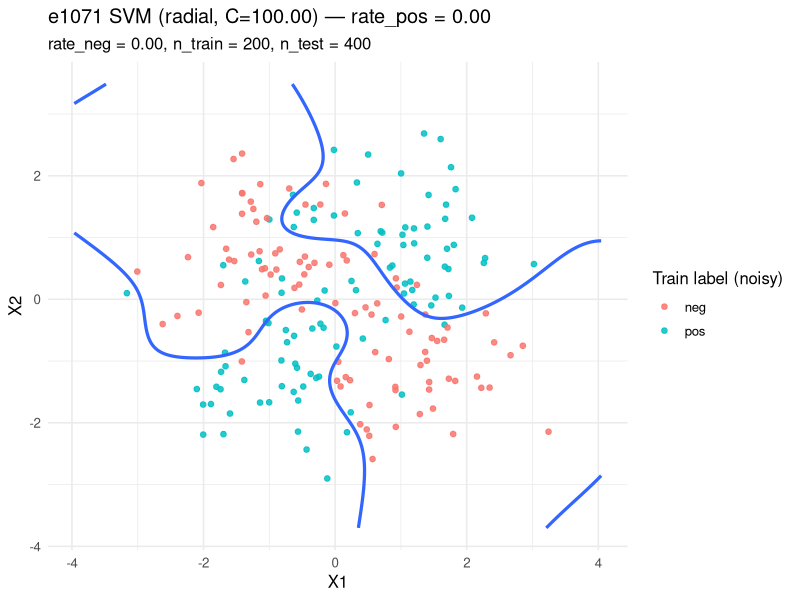
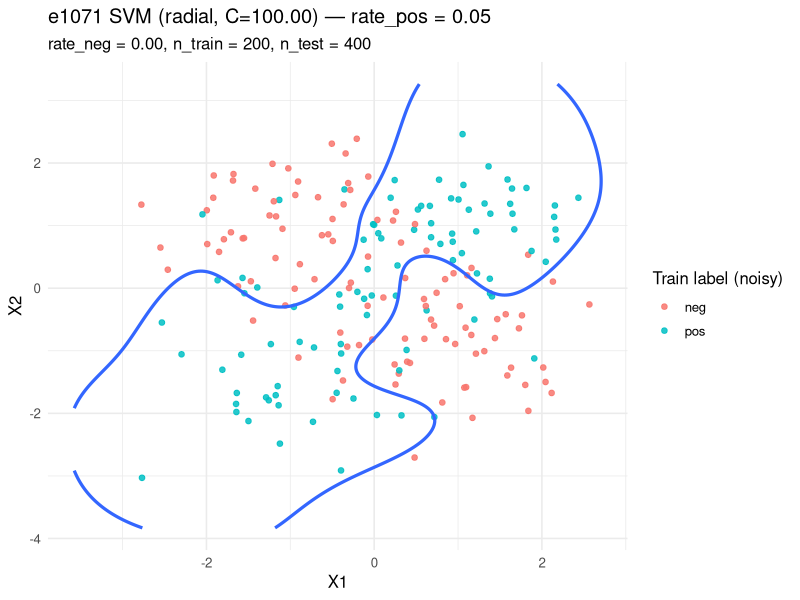
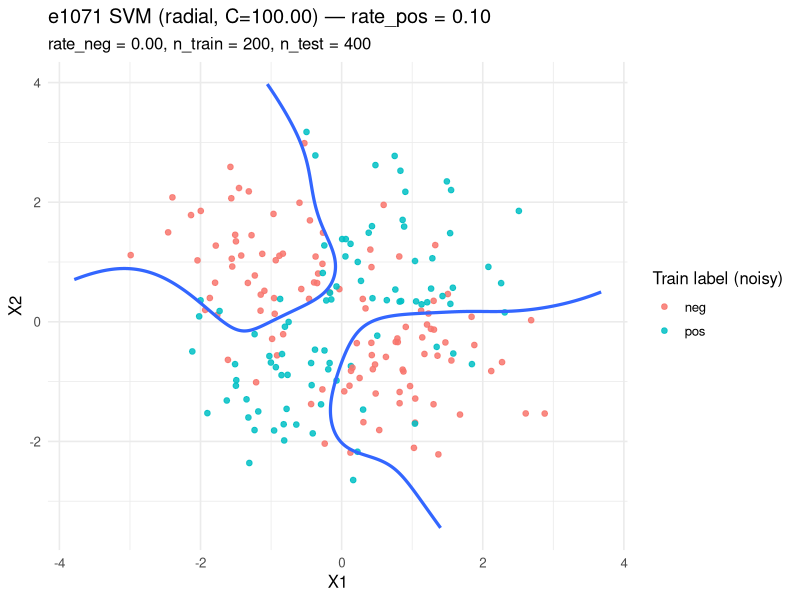
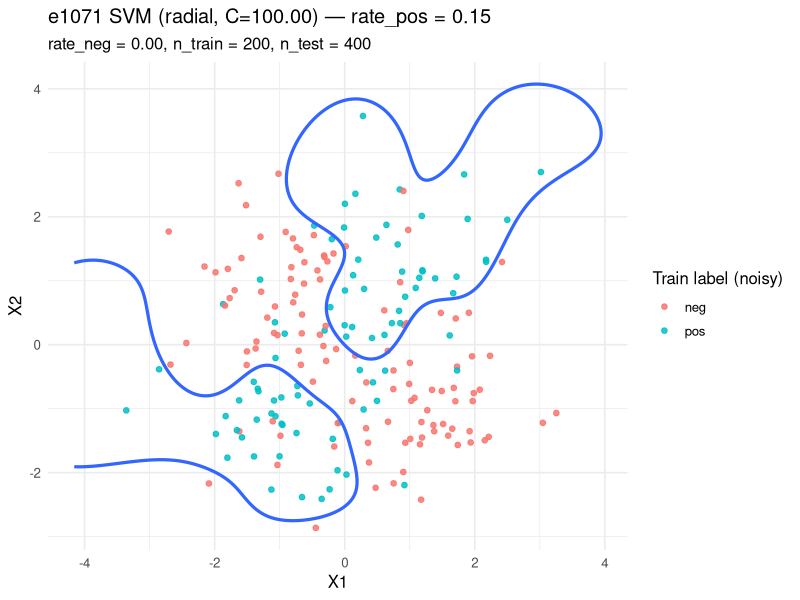
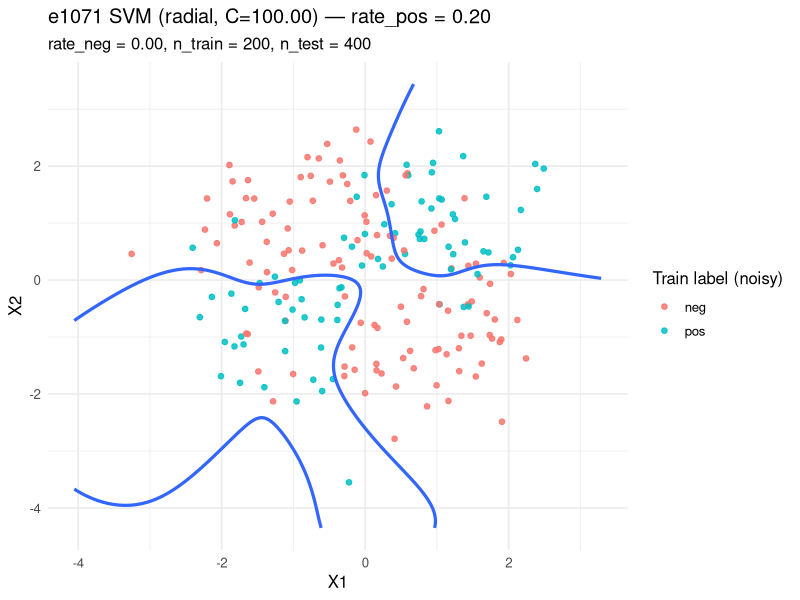
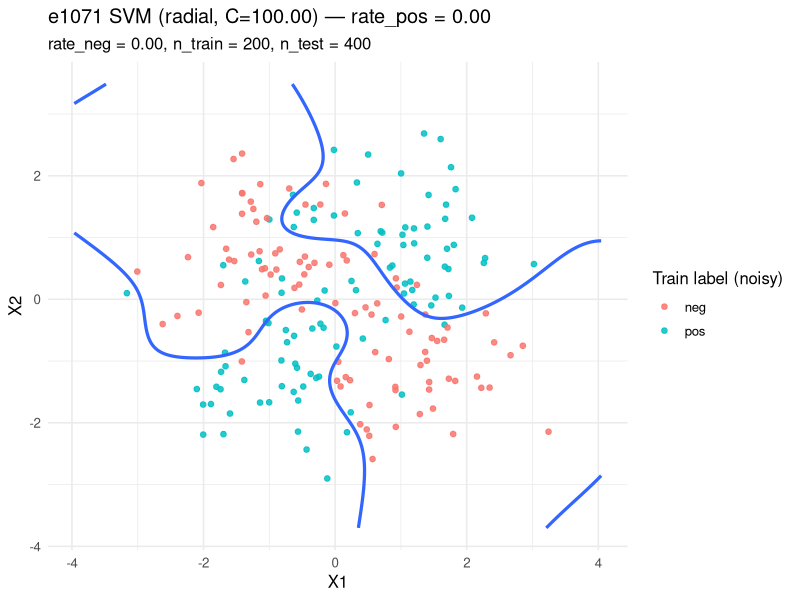
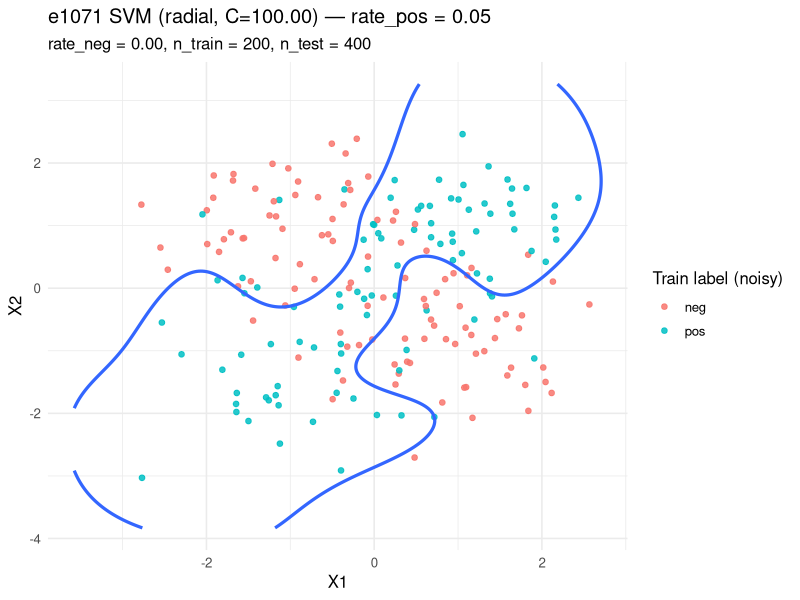
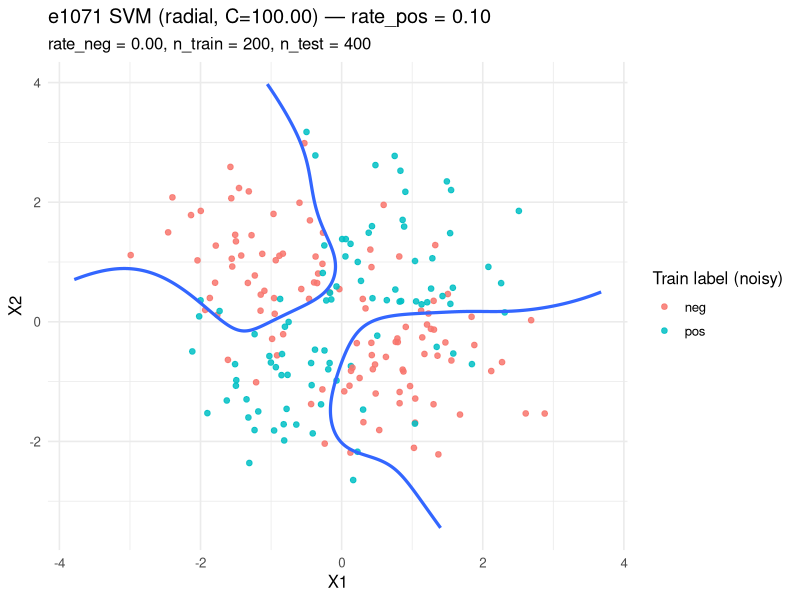

Recreate these plots in R, in order.
## ==================================================================
## Standalone Script: e1071 SVM on XOR — decision boundaries & 100-rep table
## (gamma & lambda tuning aligned with pred_e1071_aligned)
## ==================================================================
## -------- Dependencies --------
suppressPackageStartupMessages({
  library(e1071)
  library(ggplot2)
  library(dplyr)
  library(future)
  library(future.apply)
  library(progressr)
  library(knitr)
  library(kableExtra)
})

## -------- Global Config --------
N_TRAIN      <- 200
N_TEST       <- 400
RATES_POS    <- c(0.00, 0.05, 0.10, 0.15, 0.20)
RATE_NEG     <- 0.00
KERNEL       <- "radial"   # e1071::svm kernel
COST         <- 100        # SVM cost (C)
K_REPS_TABLE <- 100        # 반복 횟수(테이블용)
SEED_BASE    <- 20250916   # 전체 시드 베이스

## 멀티프로세싱 계획 (사용환경에 따라 실패 시 순차로 폴백)
ok <- TRUE
tryCatch({
  plan(multisession)
}, error = function(e) {
  message("multisession 사용 불가. sequential로 전환합니다.")
  plan(sequential)
  ok <<- FALSE
})

## -------- Utils --------
acc <- function(y_true, y_pred) mean(y_true == y_pred)

make_grid <- function(X, n = 300, pad = 0.8) {
  x1r <- range(X[,1]); x2r <- range(X[,2])
  x1s <- seq(x1r[1]-pad, x1r[2]+pad, length.out = n)
  x2s <- seq(x2r[1]-pad, x2r[2]+pad, length.out = n)
  expand.grid(X1 = x1s, X2 = x2s)
}

## XOR data generator (p=2)
gen_xor_2d <- function(n, p = 2, mu = 1, sd = 0.8, seed = NULL) {
  stopifnot(p == 2)
  if (!is.null(seed)) set.seed(seed)
  
  n_per_quad <- n %/% 4
  n_rem      <- n %% 4
  ns         <- rep(n_per_quad, 4) + c(rep(1, n_rem), rep(0, 4 - n_rem))
  
  X_p1 <- cbind(rnorm(ns[1], mean=mu,  sd=sd), rnorm(ns[1], mean=mu,  sd=sd))
  X_p2 <- cbind(rnorm(ns[2], mean=-mu, sd=sd), rnorm(ns[2], mean=-mu, sd=sd))
  X_n1 <- cbind(rnorm(ns[3], mean=mu,  sd=sd), rnorm(ns[3], mean=-mu, sd=sd))
  X_n2 <- cbind(rnorm(ns[4], mean=-mu, sd=sd), rnorm(ns[4], mean=mu,  sd=sd))
  
  X <- rbind(X_p1, X_p2, X_n1, X_n2)
  y <- c(rep(1, ns[1]+ns[2]), rep(-1, ns[3]+ns[4]))
  
  idx <- sample(n)
  list(X = X[idx, ], y = y[idx])
}

## Asymmetric label flip
flip_labels_asym <- function(y, rate_pos = 0, rate_neg = 0, seed = NULL) {
  if (!is.null(seed)) set.seed(seed)
  
  idx_p <- which(y==1)
  kp    <- floor(length(idx_p)*rate_pos)
  
  idx_n <- which(y==-1)
  kn    <- floor(length(idx_n)*rate_neg)
  
  flip_idx <- c(
    if (kp>0) sample(idx_p, kp) else integer(0),
    if (kn>0) sample(idx_n, kn) else integer(0)
  )
  
  y2 <- y
  if (length(flip_idx)) y2[flip_idx] <- -y2[flip_idx]
  
  list(y = y2, flipped_idx = flip_idx)
}

## -------- (1) rate_pos별 대표 결정경계 플롯 --------
plot_e1071_boundary_once <- function(
    n_train,
    n_test,
    rate_pos,
    rate_neg = 0.0,
    kernel = "radial",
    cost   = 1.0,
    seed_base = 2025,
    save_png  = TRUE,
    out_dir   = "plots"
) {
  set.seed(seed_base)
  
  Tr <- gen_xor_2d(n_train, seed = seed_base + 1L)
  Te <- gen_xor_2d(n_test,  seed = seed_base + 2L)
  
  ytr_noisy <- flip_labels_asym(
    Tr$y, rate_pos = rate_pos, rate_neg = rate_neg, seed = seed_base + 3L
  )$y
  
  y_fac <- factor(ifelse(ytr_noisy > 0, "pos", "neg"))
  
  fit <- e1071::svm(
    x = Tr$X, y = y_fac,
    kernel = kernel,
    type   = "C-classification",
    cost   = cost,
    scale  = FALSE,
    decision.values = TRUE
  )
  
  grd <- make_grid(Tr$X, n = 300, pad = 0.8)
  pr  <- predict(fit, as.matrix(grd), decision.values = TRUE)
  dec <- as.numeric(attr(pr, "decision.values")[,1])
  
  df_grid <- cbind(grd, dec = dec)
  df_tr   <- data.frame(
    X1 = Tr$X[,1], X2 = Tr$X[,2],
    y_noisy = factor(ifelse(ytr_noisy > 0, "pos", "neg"))
  )
  
  p <- ggplot() +
    geom_point(data = df_tr, aes(X1, X2, color = y_noisy), size = 1.6, alpha = 0.85) +
    geom_contour(data = df_grid, aes(X1, X2, z = dec), breaks = 0, linewidth = 1.1) +
    labs(
      title    = sprintf("e1071 SVM (%s, C=%.2f) — rate_pos = %.2f", kernel, cost, rate_pos),
      subtitle = sprintf("rate_neg = %.2f, n_train = %d, n_test = %d", rate_neg, n_train, n_test),
      color    = "Train label (noisy)"
    ) +
    theme_minimal(base_size = 12)
  
  print(p)
  
  if (save_png) {
    if (!dir.exists(out_dir)) dir.create(out_dir, recursive = TRUE)
    fn <- file.path(out_dir, sprintf("e1071_boundary_ratepos_%0.2f.png", rate_pos))
    ggsave(filename = fn, plot = p, width = 6.8, height = 5.4, dpi = 150)
    message("Saved: ", fn)
  }
}

message("\n--- (1) Plotting decision boundaries per rate_pos ---")
for (i in seq_along(RATES_POS)) {
  rp <- RATES_POS[i]
  seed_here <- SEED_BASE + i*100   # rate마다 대표 샘플이 달라지도록
  
  plot_e1071_boundary_once(
    n_train = N_TRAIN,
    n_test  = N_TEST,
    rate_pos = rp,
    rate_neg = RATE_NEG,
    kernel   = KERNEL,
    cost     = COST,
    seed_base = seed_here,
    save_png  = TRUE,
    out_dir   = "plots"
  )
}

## -------- (2) rate_pos별 100회 반복 정확도 평균/표준편차 --------
message("\n--- (2) 100-rep accuracy summary per rate_pos (new data each rep) ---")

with_progress({
  tg <- expand.grid(
    rate_pos = RATES_POS,
    rep_i    = seq_len(K_REPS_TABLE),
    stringsAsFactors = FALSE
  )
  
  pbar <- progressor(steps = nrow(tg))
  
  acc_list <- future_lapply(seq_len(nrow(tg)), function(j) {
    rp  <- tg$rate_pos[j]
    rid <- tg$rep_i[j]
    cur_seed <- SEED_BASE + j
    
    Tr <- gen_xor_2d(N_TRAIN, seed = cur_seed + 1L)
    Te <- gen_xor_2d(N_TEST,  seed = cur_seed + 2L)
    
    ytr_noisy <- flip_labels_asym(
      Tr$y, rate_pos = rp, rate_neg = RATE_NEG, seed = cur_seed + 3L
    )$y
    
    y_fac <- factor(ifelse(ytr_noisy > 0, "pos", "neg"))
    
    fit <- e1071::svm(
      x = Tr$X, y = y_fac,
      kernel = KERNEL,
      type   = "C-classification",
      cost   = COST,
      scale  = FALSE
    )
    
    pr    <- predict(fit, Te$X)
    y_hat <- ifelse(pr == "pos", 1, -1)
    
    pbar(sprintf("rp=%.2f rep=%d", rp, rid))
    
    data.frame(rate_pos = rp, acc = mean(Te$y == y_hat))
  }, future.seed = TRUE)
})

acc_df <- dplyr::bind_rows(acc_list) %>%
  dplyr::mutate(rate_pos = factor(rate_pos, levels = RATES_POS, ordered = TRUE))

e1071_summary <- acc_df %>%
  dplyr::group_by(rate_pos) %>%
  dplyr::summarise(
    acc_mean = mean(acc),
    acc_sd   = sd(acc),
    .groups  = "drop"
  )

## 콘솔표 + kable(렌더러 있을 때 예쁘게) + CSV 저장
print(e1071_summary)

try({
  kable(e1071_summary, digits = 5, align = "c",
        col.names = c("rate_pos", "acc_mean", "acc_sd")) %>%
    kable_styling(full_width = FALSE) %>%
    print()
}, silent = TRUE)

# out_csv <- "e1071_ratepos_100reps_summary.csv"
# write.csv(e1071_summary, out_csv, row.names = FALSE)
# message("Saved CSV: ", out_csv)

# message("\nAll done.")
